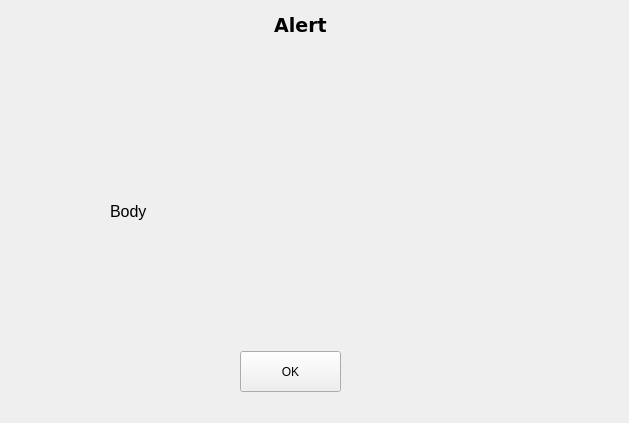
<?xml version="1.0" encoding="UTF-8"?>
<ui version="4.0">
 <class>Alert</class>
 <widget class="QWidget" name="Alert">
  <property name="geometry">
   <rect>
    <x>0</x>
    <y>0</y>
    <width>629</width>
    <height>423</height>
   </rect>
  </property>
  <property name="windowTitle">
   <string>Form</string>
  </property>
  <widget class="QPushButton" name="okButton">
   <property name="geometry">
    <rect>
     <x>240</x>
     <y>351</y>
     <width>101</width>
     <height>41</height>
    </rect>
   </property>
   <property name="text">
    <string>OK</string>
   </property>
  </widget>
  <widget class="QLabel" name="alertBody">
   <property name="geometry">
    <rect>
     <x>110</x>
     <y>141</y>
     <width>481</width>
     <height>141</height>
    </rect>
   </property>
   <property name="font">
    <font>
     <pointsize>12</pointsize>
    </font>
   </property>
   <property name="text">
    <string>Body</string>
   </property>
  </widget>
  <widget class="QLabel" name="alertTitle">
   <property name="geometry">
    <rect>
     <x>10</x>
     <y>10</y>
     <width>581</width>
     <height>31</height>
    </rect>
   </property>
   <property name="font">
    <font>
     <family>DejaVu Sans</family>
     <pointsize>14</pointsize>
     <weight>75</weight>
     <bold>true</bold>
    </font>
   </property>
   <property name="layoutDirection">
    <enum>Qt::LeftToRight</enum>
   </property>
   <property name="text">
    <string>Alert</string>
   </property>
   <property name="alignment">
    <set>Qt::AlignCenter</set>
   </property>
  </widget>
 </widget>
 <resources/>
 <connections/>
</ui>
